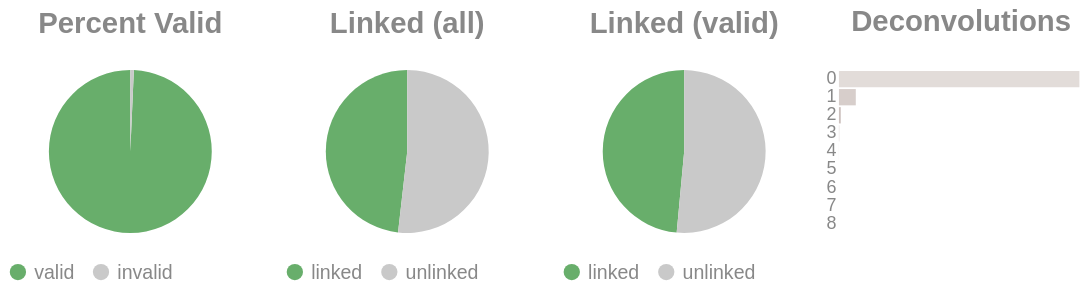

Write notebook code for a chart like this one.
### Code cell
if SKIPLR:
    pass
else:
    clash = Counter()
    for i in valids['molecule'].to_list():
        _mol = i.split("-")
        if len(_mol) == 1:
            clash.update('0')
        else:
            clash.update(_mol[-1])

    _d = {"deconvolutions": [], 'count': []}
    for k,v in clash.items():
        _d['deconvolutions'].append(k)
        _d['count'].append(v)

    tot_valid = valids['reads'].sum()
    mask = valids['reads'] >= 2
    n_linked_reads = valids.filter(mask)['reads'].sum()
    if n_linked_reads == 0:
        print_html("No linked molecules (>=2 reads) were detected; skipping linked-only distributions.")
        SKIPLR = True
    else:
        perc_valid = round(tot_valid / n_reads, 4)
        linked_perc_abs = round(n_linked_reads / n_reads, 4)
        linked_perc = round(n_linked_reads / tot_valid, 4)

    _valid = pl.DataFrame({"valids": ['valid', 'invalid'], "count": [tot_valid, n_reads - tot_valid]})
    _linked_abs = pl.DataFrame({"linked (absolute)": ['linked', 'unlinked'], "count": [n_linked_reads, n_reads - n_linked_reads]})
    _linked_rel = pl.DataFrame({"linked (valids)": ['linked', 'unlinked'], "count": [n_linked_reads, tot_valid - n_linked_reads]})

    (
        alt.hconcat(
            piechart(_valid, goodval = 'valid', title = "Percent Valid"),
            piechart(_linked_abs, goodval = "linked", title =  "Linked (all)"),
            piechart(_linked_rel, goodval = "linked", title =  "Linked (valid)"),
            convolutionbar(pl.DataFrame(_d), title = "Deconvolutions"),
            center = True,
            bounds = 'flush'
        )
        .resolve_scale(color='independent')
        .resolve_legend('independent')
        .properties(usermeta={'embedOptions': {"actions": False}})
    ).display()

### Figure 1 — Vega-Lite specification as saved in the notebook (floating-point values rounded to 4 significant figures)
{"width": "container", "height": 400, "config": {"title": {"anchor": "start", "dy": -15, "fontSize": 18, "color": "#888888", "subtitleColor": "#888888", "subtitleFontSize": 14}, "arc": {"fill": "#0072B2"}, "axis": {"domainColor": "#888888", "domainWidth": 0.5, "gridWidth": 0.2, "grid": false, "titleFontWeight": 400, "titleFontSize": 15, "labelFontSize": 11, "labelColor": "#888888", "tickColor": "#888888", "tickWidth": 0.2, "titleColor": "#888888"}, "axisBand": {"grid": false}, "axisX": {"grid": true, "tickSize": 10, "domainCap": "round"}, "axisY": {"domain": false, "grid": true, "tickSize": 0, "domainCap": "round"}, "background": "transparent", "header": {"labelFontSize": 15, "labelColor": "#888888", "titleFontSize": 15, "titleFontWeight": 600, "titleColor": "#888888"}, "legend": {"labelFont": "sans-serif", "labelFontSize": 12, "labelColor": "#888888", "symbolSize": 100, "symbolType": "circle", "titleFontSize": 12, "titlePadding": 10, "titleColor": "#888888", "title": null}, "range": {"category": ["#E69F00", "#56B4E9", "#009E73", "#F0E442", "#0072B2", "#D55E00", "#CC79A7", "#000000"], "diverging": ["#cfe8f3", "#a2d4ec", "#73bfe2", "#46abdb", "#1696d2", "#12719e"]}, "area": {"fill": "#0072B2", "fillOpacity": 0.7, "line": true, "strokeOpacity": 0.7}, "line": {"color": "#0072B2", "stroke": "#0072B2", "strokeWidth": 2}, "trail": {"color": "#0072B2", "stroke": "#0072B2", "strokeWidth": 0, "size": 1}, "point": {"filled": true, "fillOpacity": 1.0, "size": 95}, "text": {"color": "#888888", "fontSize": 11, "align": "right", "fontWeight": 400, "size": 11}, "bar": {"fill": "#0072B2", "stroke": null}, "view": {"stroke": null, "continuousWidth": 660, "continuousHeight": 400}}, "hconcat": [{"data": {"name": "data-093459fb9cfb05ce70791a6ca7e2416c"}, "mark": {"type": "arc"}, "encoding": {"color": {"field": "valids", "legend": {"orient": "bottom", "title": null}, "scale": {"domain": ["valid", "invalid"], "range": ["#68ae6b", "#C9C9C9"]}, "title": "Valids", "type": "nominal"}, "theta": {"field": "count", "type": "quantitative"}, "tooltip": [{"field": "valids", "title": "Valids", "type": "ordinal"}, {"field": "percent", "format": ".2%", "title": "Percent", "type": "quantitative"}, {"field": "count", "title": "Count", "type": "quantitative"}]}, "height": 100, "title": {"text": "Percent Valid", "align": "center", "anchor": "middle"}, "transform": [{"calculate": "datum.count / 18472923", "as": "percent"}], "width": 150}, {"data": {"name": "data-ec1bac258bcacd11a2f59793a47ccf0a"}, "mark": {"type": "arc"}, "encoding": {"color": {"field": "linked (absolute)", "legend": {"orient": "bottom", "title": null}, "scale": {"domain": ["linked", "unlinked"], "range": ["#68ae6b", "#C9C9C9"]}, "title": "Linked (Absolute)", "type": "nominal"}, "theta": {"field": "count", "type": "quantitative"}, "tooltip": [{"field": "linked (absolute)", "title": "Linked (Absolute)", "type": "ordinal"}, {"field": "percent", "format": ".2%", "title": "Percent", "type": "quantitative"}, {"field": "count", "title": "Count", "type": "quantitative"}]}, "height": 100, "title": {"text": "Linked (all)", "align": "center", "anchor": "middle"}, "transform": [{"calculate": "datum.count / 18472923", "as": "percent"}], "width": 150}, {"data": {"name": "data-403df6688e9f4add6bccc3777787b09c"}, "mark": {"type": "arc"}, "encoding": {"color": {"field": "linked (valids)", "legend": {"orient": "bottom", "title": null}, "scale": {"domain": ["linked", "unlinked"], "range": ["#68ae6b", "#C9C9C9"]}, "title": "Linked (Valids)", "type": "nominal"}, "theta": {"field": "count", "type": "quantitative"}, "tooltip": [{"field": "linked (valids)", "title": "Linked (Valids)", "type": "ordinal"}, {"field": "percent", "format": ".2%", "title": "Percent", "type": "quantitative"}, {"field": "count", "title": "Count", "type": "quantitative"}]}, "height": 100, "title": {"text": "Linked (valid)", "align": "center", "anchor": "middle"}, "transform": [{"calculate": "datum.count / 18344770", "as": "percent"}], "width": 150}, {"data": {"name": "data-0c8378688fe6459f3129b23b3b3773d5"}, "mark": {"type": "bar"}, "encoding": {"color": {"field": "deconvolutions", "legend": null, "scale": {"scheme": "lightgreyred"}, "type": "nominal"}, "tooltip": [{"field": "deconvolutions", "title": "Deconvolutions", "type": "ordinal"}, {"field": "percent", "format": ".2%", "title": "Percent", "type": "quantitative"}, {"field": "count", "title": "Count", "type": "quantitative"}], "x": {"axis": null, "field": "count", "type": "quantitative"}, "y": {"field": "deconvolutions", "sort": "ascending", "title": null, "type": "nominal"}}, "height": 100, "title": {"text": "Deconvolutions", "align": "center", "anchor": "middle"}, "transform": [{"calculate": "datum.count / 12739745", "as": "percent"}], "width": 150}], "bounds": "flush", "center": true, "resolve": {"legend": {"angle": "independent"}, "scale": {"color": "independent"}}, "usermeta": {"embedOptions": {"actions": false}}, "$schema": "https://vega.github.io/schema/vega-lite/v6.1.0.json", "datasets": {"data-093459fb9cfb05ce70791a6ca7e2416c": [{"valids": "valid", "count": 18344770}, {"valids": "invalid", "count": 128153}], "data-ec1bac258bcacd11a2f59793a47ccf0a": [{"linked (absolute)": "linked", "count": 8903043}, {"linked (absolute)": "unlinked", "count": 9569880}], "data-403df6688e9f4add6bccc3777787b09c": [{"linked (valids)": "linked", "count": 8903043}, {"linked (valids)": "unlinked", "count": 9441727}], "data-0c8378688fe6459f3129b23b3b3773d5": [{"deconvolutions": "0", "count": 11808992}, {"deconvolutions": "1", "count": 827441}, {"deconvolutions": "2", "count": 89930}, {"deconvolutions": "3", "count": 11540}, {"deconvolutions": "4", "count": 1564}, {"deconvolutions": "5", "count": 230}, {"deconvolutions": "6", "count": 41}, {"deconvolutions": "7", "count": 6}, {"deconvolutions": "8", "count": 1}]}}
